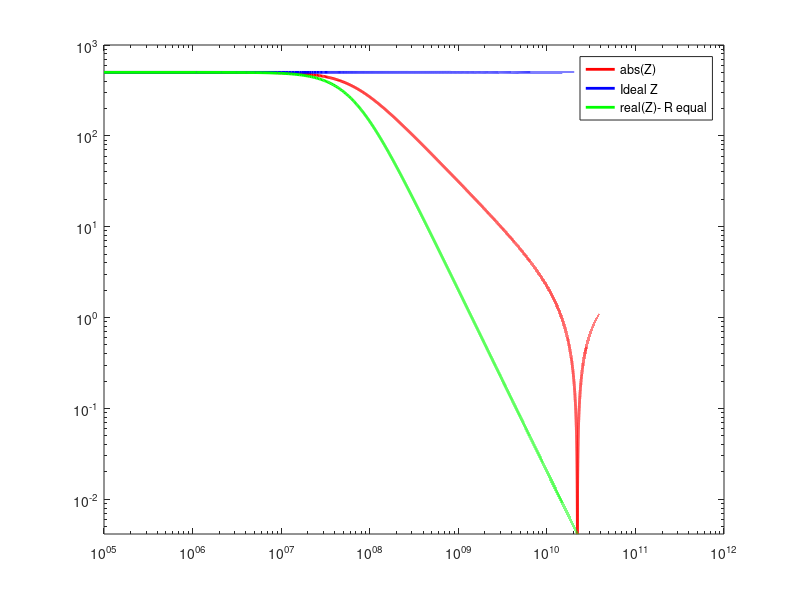

This chart was generated by the following MATLAB code:
function Z = res_real()

a = 2.032*1e-4;
l = 2.5*1e-2;
u=4*pi*1e-7;
d=64.516*1e6;
%L = 2*l/(4*pi*a);

f = 100e3:1e6:1e12;
w = 2*pi*f;
L = 1.54./sqrt(f)*1e-6;
C = 5e-12;
R = 500;
Z = 1i*w.*L+ 1./(1i*w*C +1/R);

R_ideal = [];
for i = 1 : length(f)
R_ideal(i) = 500; 
end

%l = length(L)
%length (Z)

figure(1);
loglog(f,abs(Z),'r','LineWidth', 2);
axis([0 1e12 0 1000]);
hold on;
loglog(f,R_ideal,'b','LineWidth', 2);
hold on;
loglog(f,real(Z),'g','LineWidth', 2);
legend('abs(Z)','Ideal Z', 'real(Z)- R equal')
hold off;




